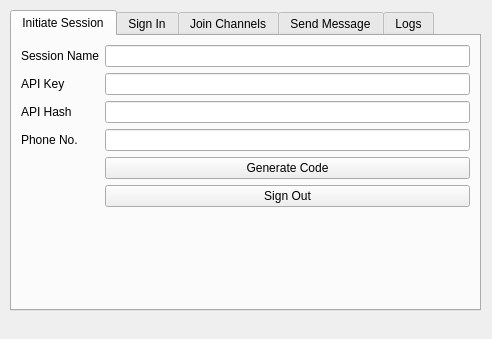
<?xml version="1.0" encoding="UTF-8"?>
<ui version="4.0">
 <class>Form</class>
 <widget class="QWidget" name="Form">
  <property name="geometry">
   <rect>
    <x>0</x>
    <y>0</y>
    <width>492</width>
    <height>339</height>
   </rect>
  </property>
  <property name="windowTitle">
   <string>Form</string>
  </property>
  <widget class="QTabWidget" name="tabWidget">
   <property name="geometry">
    <rect>
     <x>10</x>
     <y>10</y>
     <width>471</width>
     <height>301</height>
    </rect>
   </property>
   <property name="inputMethodHints">
    <set>Qt::ImhFormattedNumbersOnly</set>
   </property>
   <property name="currentIndex">
    <number>0</number>
   </property>
   <property name="tabsClosable">
    <bool>false</bool>
   </property>
   <property name="movable">
    <bool>true</bool>
   </property>
   <widget class="QWidget" name="page_1_initiate_session">
    <attribute name="title">
     <string>Initiate Session</string>
    </attribute>
    <layout class="QFormLayout" name="formLayout">
     <item row="0" column="0">
      <widget class="QLabel" name="label_session_name">
       <property name="text">
        <string>Session Name</string>
       </property>
      </widget>
     </item>
     <item row="0" column="1">
      <widget class="QLineEdit" name="input_session">
       <property name="accessibleName">
        <string/>
       </property>
       <property name="inputMask">
        <string/>
       </property>
       <property name="text">
        <string/>
       </property>
       <property name="placeholderText">
        <string/>
       </property>
       <property name="clearButtonEnabled">
        <bool>true</bool>
       </property>
      </widget>
     </item>
     <item row="1" column="0">
      <widget class="QLabel" name="label_api_key">
       <property name="text">
        <string>API Key</string>
       </property>
      </widget>
     </item>
     <item row="1" column="1">
      <widget class="QLineEdit" name="input_api_key">
       <property name="inputMethodHints">
        <set>Qt::ImhDigitsOnly</set>
       </property>
       <property name="clearButtonEnabled">
        <bool>true</bool>
       </property>
      </widget>
     </item>
     <item row="2" column="0">
      <widget class="QLabel" name="label_api_hash">
       <property name="text">
        <string>API Hash</string>
       </property>
      </widget>
     </item>
     <item row="2" column="1">
      <widget class="QLineEdit" name="input_api_hash">
       <property name="clearButtonEnabled">
        <bool>true</bool>
       </property>
      </widget>
     </item>
     <item row="3" column="0">
      <widget class="QLabel" name="label_phone">
       <property name="text">
        <string>Phone No.</string>
       </property>
      </widget>
     </item>
     <item row="3" column="1">
      <widget class="QLineEdit" name="input_phone">
       <property name="inputMethodHints">
        <set>Qt::ImhFormattedNumbersOnly</set>
       </property>
       <property name="clearButtonEnabled">
        <bool>true</bool>
       </property>
      </widget>
     </item>
     <item row="4" column="1">
      <widget class="QPushButton" name="btn_generate_code">
       <property name="text">
        <string>Generate Code</string>
       </property>
      </widget>
     </item>
     <item row="5" column="1">
      <widget class="QPushButton" name="btn_sign_out">
       <property name="text">
        <string>Sign Out</string>
       </property>
      </widget>
     </item>
    </layout>
   </widget>
   <widget class="QWidget" name="page_2_sign_in_session">
    <attribute name="title">
     <string>Sign In</string>
    </attribute>
    <layout class="QFormLayout" name="formLayout_2">
     <item row="0" column="0">
      <widget class="QLabel" name="label_phone_2">
       <property name="text">
        <string>Phone No.</string>
       </property>
      </widget>
     </item>
     <item row="0" column="1">
      <widget class="QLineEdit" name="input_phone_2">
       <property name="font">
        <font>
         <weight>75</weight>
         <bold>true</bold>
        </font>
       </property>
       <property name="cursor">
        <cursorShape>ForbiddenCursor</cursorShape>
       </property>
       <property name="styleSheet">
        <string notr="true">background-color: rgb(117, 117, 117)</string>
       </property>
       <property name="readOnly">
        <bool>false</bool>
       </property>
       <property name="clearButtonEnabled">
        <bool>true</bool>
       </property>
      </widget>
     </item>
     <item row="1" column="0">
      <widget class="QLabel" name="label_code">
       <property name="text">
        <string>Code</string>
       </property>
      </widget>
     </item>
     <item row="1" column="1">
      <widget class="QLineEdit" name="input_code">
       <property name="clearButtonEnabled">
        <bool>true</bool>
       </property>
      </widget>
     </item>
     <item row="2" column="1">
      <widget class="QPushButton" name="btn_sign_in">
       <property name="text">
        <string>Sign In</string>
       </property>
      </widget>
     </item>
     <item row="3" column="1">
      <widget class="QPushButton" name="btn_sign_out_1">
       <property name="text">
        <string>Sign Out</string>
       </property>
      </widget>
     </item>
    </layout>
   </widget>
   <widget class="QWidget" name="page_3_join_channels">
    <attribute name="title">
     <string>Join Channels</string>
    </attribute>
    <layout class="QFormLayout" name="formLayout_3">
     <item row="0" column="0">
      <widget class="QLabel" name="label_channels">
       <property name="text">
        <string>Channels</string>
       </property>
      </widget>
     </item>
     <item row="0" column="1">
      <widget class="QPlainTextEdit" name="input_channels">
       <property name="autoFillBackground">
        <bool>false</bool>
       </property>
      </widget>
     </item>
     <item row="1" column="1">
      <widget class="QPushButton" name="btn_join_channels">
       <property name="text">
        <string>Join</string>
       </property>
      </widget>
     </item>
     <item row="3" column="1">
      <widget class="QPushButton" name="btn_sign_out_2">
       <property name="text">
        <string>Sign Out</string>
       </property>
      </widget>
     </item>
    </layout>
   </widget>
   <widget class="QWidget" name="page_4_send_message">
    <attribute name="title">
     <string>Send Message</string>
    </attribute>
    <layout class="QFormLayout" name="formLayout_4">
     <item row="0" column="0">
      <widget class="QLabel" name="label_channels_2">
       <property name="text">
        <string>Channels</string>
       </property>
      </widget>
     </item>
     <item row="1" column="0">
      <widget class="QLabel" name="label_message">
       <property name="text">
        <string>Message</string>
       </property>
      </widget>
     </item>
     <item row="0" column="1">
      <widget class="QPlainTextEdit" name="input_channels_2"/>
     </item>
     <item row="1" column="1">
      <widget class="QPlainTextEdit" name="input_message"/>
     </item>
     <item row="2" column="1">
      <widget class="QPushButton" name="btn_send_message">
       <property name="text">
        <string>Send Message</string>
       </property>
      </widget>
     </item>
     <item row="3" column="1">
      <widget class="QPushButton" name="btn_sign_out_3">
       <property name="text">
        <string>Sign Out</string>
       </property>
      </widget>
     </item>
    </layout>
   </widget>
   <widget class="QWidget" name="page_5_logs">
    <attribute name="title">
     <string>Logs</string>
    </attribute>
    <widget class="QWidget" name="gridLayoutWidget">
     <property name="geometry">
      <rect>
       <x>0</x>
       <y>10</y>
       <width>461</width>
       <height>271</height>
      </rect>
     </property>
     <layout class="QGridLayout" name="gridLayout">
      <item row="0" column="0">
       <widget class="QTableWidget" name="tableWidget"/>
      </item>
      <item row="1" column="0">
       <widget class="QTextBrowser" name="textBrowser">
        <property name="html">
         <string>&lt;!DOCTYPE HTML PUBLIC &quot;-//W3C//DTD HTML 4.0//EN&quot; &quot;http://www.w3.org/TR/REC-html40/strict.dtd&quot;&gt;
&lt;html&gt;&lt;head&gt;&lt;meta name=&quot;qrichtext&quot; content=&quot;1&quot; /&gt;&lt;style type=&quot;text/css&quot;&gt;
p, li { white-space: pre-wrap; }
&lt;/style&gt;&lt;/head&gt;&lt;body style=&quot; font-family:'.SF NS Text'; font-size:13pt; font-weight:400; font-style:normal;&quot;&gt;
&lt;p style=&quot; margin-top:0px; margin-bottom:0px; margin-left:0px; margin-right:0px; -qt-block-indent:0; text-indent:0px;&quot;&gt;&lt;span style=&quot; font-family:'.SF NS Text';&quot;&gt;hey&lt;/span&gt;&lt;/p&gt;&lt;/body&gt;&lt;/html&gt;</string>
        </property>
       </widget>
      </item>
     </layout>
    </widget>
   </widget>
  </widget>
 </widget>
 <resources/>
 <connections/>
</ui>
